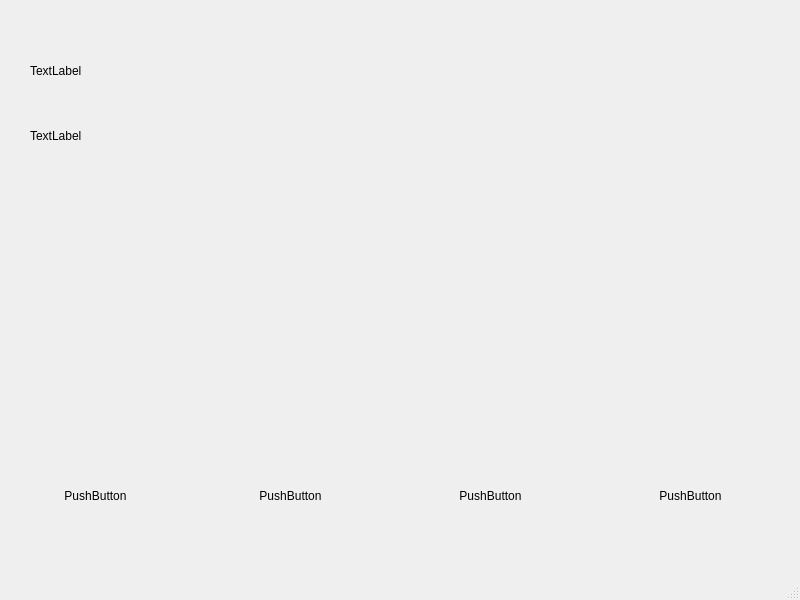
<?xml version="1.0" encoding="UTF-8"?>
<ui version="4.0">
 <class>ShowMainWindow</class>
 <widget class="QMainWindow" name="ShowMainWindow">
  <property name="geometry">
   <rect>
    <x>0</x>
    <y>0</y>
    <width>800</width>
    <height>600</height>
   </rect>
  </property>
  <property name="windowTitle">
   <string>MainWindow</string>
  </property>
  <widget class="QWidget" name="centralwidget">
   <widget class="QLabel" name="forecast_0_type">
    <property name="geometry">
     <rect>
      <x>270</x>
      <y>30</y>
      <width>131</width>
      <height>131</height>
     </rect>
    </property>
    <property name="text">
     <string/>
    </property>
   </widget>
   <widget class="QLabel" name="city_label">
    <property name="geometry">
     <rect>
      <x>30</x>
      <y>50</y>
      <width>131</width>
      <height>41</height>
     </rect>
    </property>
    <property name="text">
     <string>TextLabel</string>
    </property>
   </widget>
   <widget class="QLabel" name="date_label">
    <property name="geometry">
     <rect>
      <x>30</x>
      <y>120</y>
      <width>171</width>
      <height>31</height>
     </rect>
    </property>
    <property name="text">
     <string>TextLabel</string>
    </property>
   </widget>
   <widget class="QPushButton" name="PM2_5_Button">
    <property name="geometry">
     <rect>
      <x>0</x>
      <y>440</y>
      <width>191</width>
      <height>111</height>
     </rect>
    </property>
    <property name="text">
     <string>PushButton</string>
    </property>
    <property name="iconSize">
     <size>
      <width>191</width>
      <height>111</height>
     </size>
    </property>
    <property name="flat">
     <bool>true</bool>
    </property>
   </widget>
   <widget class="QPushButton" name="tempe_Button">
    <property name="geometry">
     <rect>
      <x>190</x>
      <y>440</y>
      <width>201</width>
      <height>111</height>
     </rect>
    </property>
    <property name="text">
     <string>PushButton</string>
    </property>
    <property name="iconSize">
     <size>
      <width>201</width>
      <height>111</height>
     </size>
    </property>
    <property name="flat">
     <bool>true</bool>
    </property>
   </widget>
   <widget class="QPushButton" name="humidity_Button">
    <property name="geometry">
     <rect>
      <x>390</x>
      <y>440</y>
      <width>201</width>
      <height>111</height>
     </rect>
    </property>
    <property name="text">
     <string>PushButton</string>
    </property>
    <property name="iconSize">
     <size>
      <width>201</width>
      <height>111</height>
     </size>
    </property>
    <property name="flat">
     <bool>true</bool>
    </property>
   </widget>
   <widget class="QPushButton" name="wind_Button">
    <property name="geometry">
     <rect>
      <x>590</x>
      <y>440</y>
      <width>201</width>
      <height>111</height>
     </rect>
    </property>
    <property name="text">
     <string>PushButton</string>
    </property>
    <property name="iconSize">
     <size>
      <width>201</width>
      <height>111</height>
     </size>
    </property>
    <property name="checkable">
     <bool>false</bool>
    </property>
    <property name="checked">
     <bool>false</bool>
    </property>
    <property name="autoRepeat">
     <bool>false</bool>
    </property>
    <property name="flat">
     <bool>true</bool>
    </property>
   </widget>
  </widget>
  <widget class="QMenuBar" name="menubar">
   <property name="geometry">
    <rect>
     <x>0</x>
     <y>0</y>
     <width>800</width>
     <height>23</height>
    </rect>
   </property>
  </widget>
  <widget class="QStatusBar" name="statusbar"/>
 </widget>
 <resources/>
 <connections/>
</ui>
